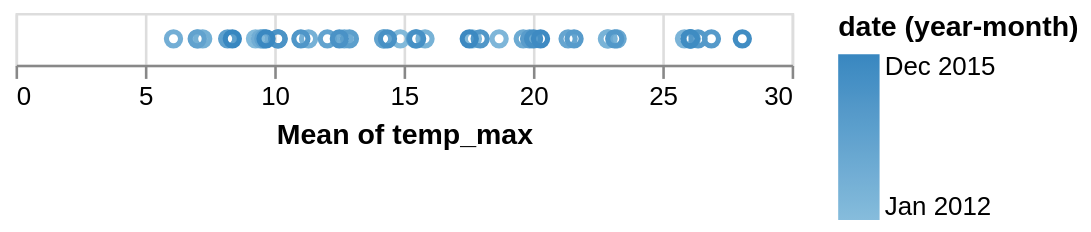

Source (Vega-Lite JSON):
### Vega-Lite specification from a JSON file in a GitHub repository (floating-point values rounded to 4 significant figures; data arrays with more than 128 entries replaced by an {"elided": "..."} marker saying what was removed)
{"$schema": "https://vega.github.io/schema/vega-lite/v4.json", "data": {"values": {"elided": "1461 records"}}, "mark": "point", "encoding": {"color": {"timeUnit": "yearmonth", "field": "date"}, "x": {"aggregate": "mean", "field": "temp_max"}}}
